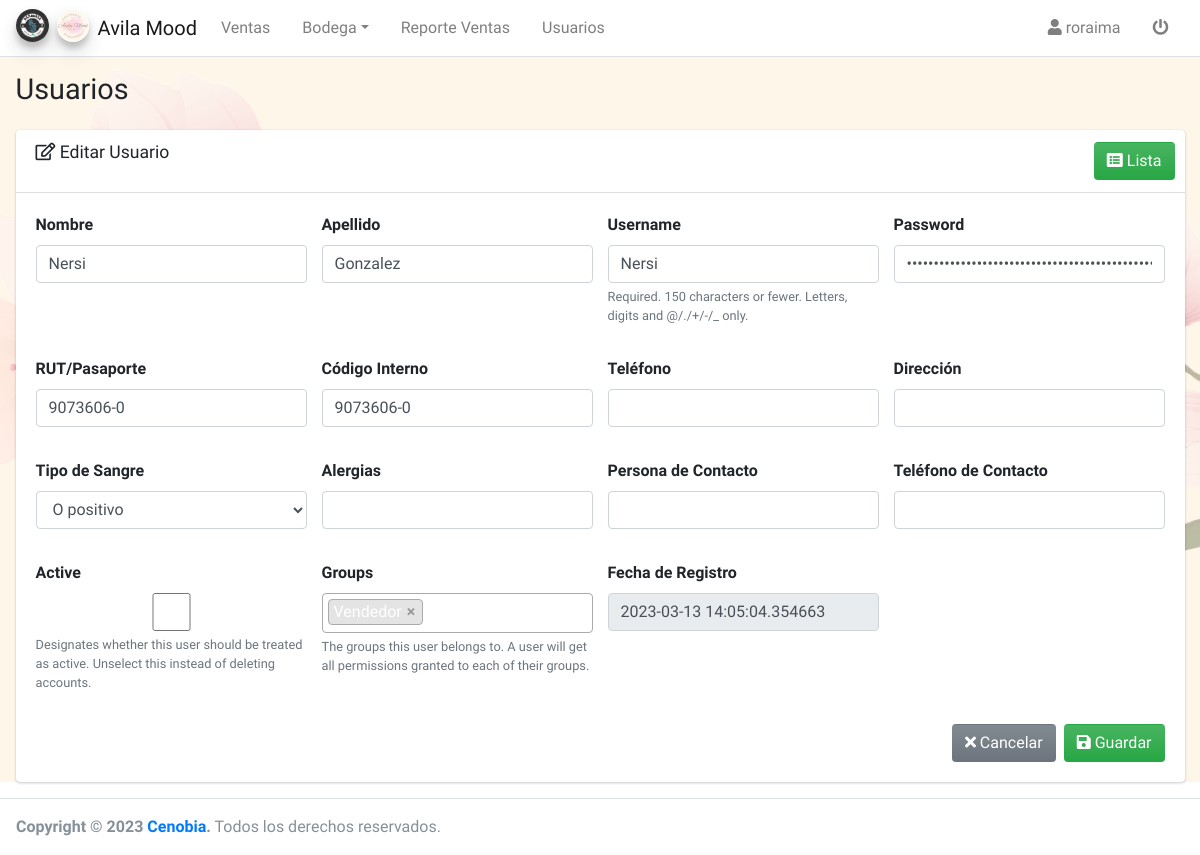
The app's page /user/edit/6/ (signed in), older data.
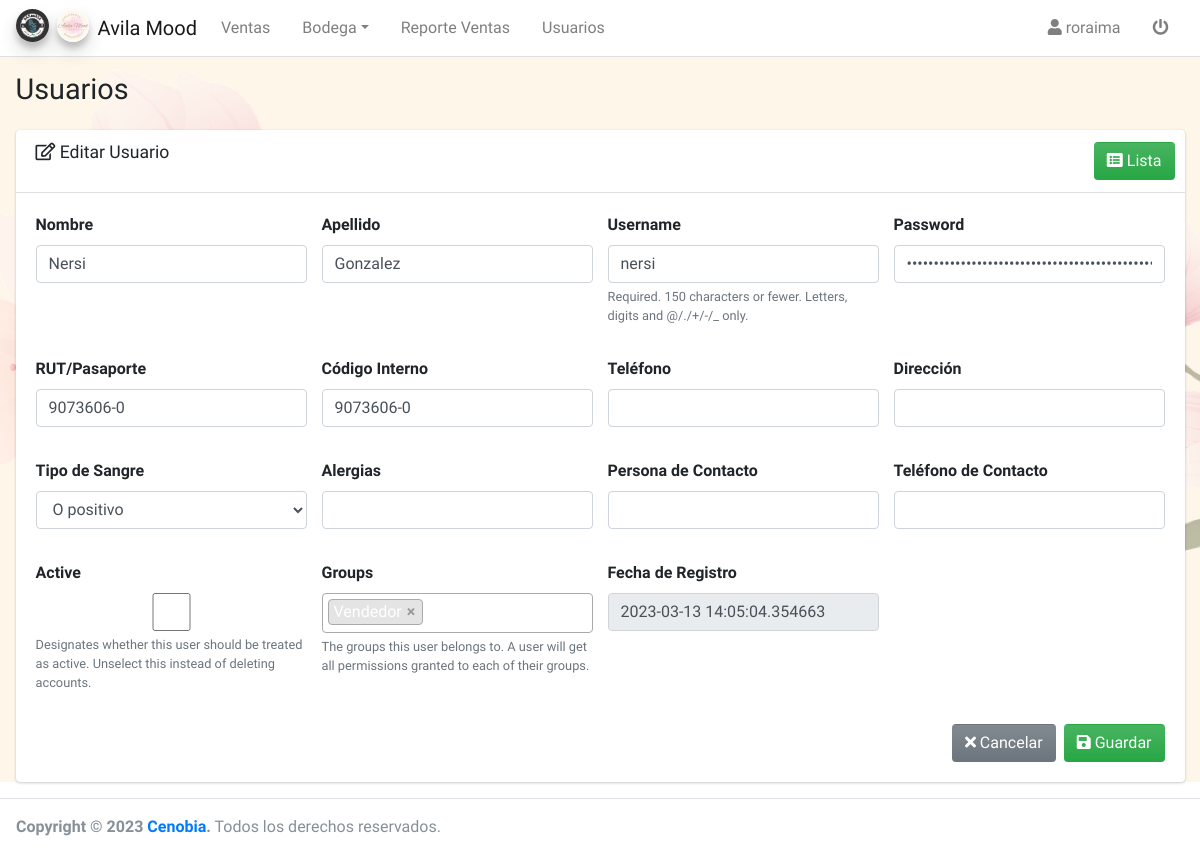
The same page, newer data.
### user/models.py (models this page shows, shortened)
class User(AbstractUser):
    first_name = models.CharField(max_length=100, verbose_name='Nombre')
    last_name = models.CharField(max_length=100, verbose_name='Apellido', null=True, blank=True)
    rut = models.CharField(max_length=15, unique=True, null=True, blank=True, verbose_name='RUT/Pasaporte')
    internal_code = models.CharField(max_length=15, unique=True, null=True, blank=True, verbose_name='Código Interno')
    phone = models.CharField(max_length=15, blank=True, null=True, verbose_name='Teléfono')
    email = models.EmailField(blank=True, null=True, verbose_name='Correo')
    address = models.CharField(max_length=150, null=True, blank=True, verbose_name='Dirección')
    blood_type = models.CharField(max_length=15, null=True, blank=True, choices=blood_type_choices, verbose_name='Tipo de Sangre')
    allergy = models.CharField(max_length=200, null=True, blank=True, verbose_name='Alergias')
    contact_name = models.CharField(max_length=100, null=True, blank=True, verbose_name='Persona de Contacto')
    contact_phone = models.CharField(max_length=15, null=True, blank=True, verbose_name='Teléfono de Contacto')

### user/views.py (the view, shortened to what this page needs)
# urls.py: path('edit/<pk>/', UserUpdateView.as_view(), name='user_edit'),
class UserUpdateView(LoginRequiredMixin, PermissionRequiredMixin, UpdateView):
    permission_required = 'user.change_user'
    model = User
    template_name = 'user/add.html'
    form_class = UserForm
    success_url = reverse_lazy('user_list')
    def dispatch(self, request, *args, **kwargs):
        self.object = self.get_object()
        return super().dispatch(request, *args, **kwargs)
    def get_context_data(self, **kwargs):
        context = super().get_context_data(**kwargs)
        context['title'] = 'Usuarios'
        context['content_title'] = 'Editar Usuario'
        context['create_url'] = reverse_lazy('user_add')
        context['list_url'] = reverse_lazy('user_list')
        context['action'] = 'edit'
        return context

### user/forms.py (shortened to what this page needs)
class UserForm(forms.ModelForm):
    def __init__(self, *args, **kwargs):
        super().__init__(*args, **kwargs)
        for form in self.visible_fields():
            form.field.widget.attrs['autocomplete'] = 'off'
            form.field.widget.attrs['class'] = 'form-control'
        self.fields['first_name'].widget.attrs['autofocus'] = True
        self.fields['groups'].widget.attrs = {
            'class': 'form-control select2',
            'style': 'width: 100%',
        }
    class Meta:
        model = User
        fields = ['first_name', 'last_name', 'username', 'password', 'rut', 'internal_code', 'phone', 'address', 'blood_type', 'allergy', 'contact_name', 'contact_phone', 'is_active', 'groups', 'date_joined']
        exclude = ['user_permissions', 'last_login', 'is_superuser', 'is_staff', 'user_creation', 'user_updated',]
        widgets = {
            'password': forms.PasswordInput(
                render_value=True,
                attrs = {'type':'password'}
            ),
            'date_joined': forms.TextInput(attrs={'readonly': True}),
        }
        labels = {
            'date_joined':'Fecha de Registro'
        }

### user/templates/user/add.html (shortened to what this page needs)
{% extends 'core/add.html' %}

### core/templates/core/add.html (shortened to what this page needs)
{% extends 'core/base.html' %}
{% load static %}
{% block head %}
<link rel="stylesheet" href="{% static 'core/lib/select2/css/select2.min.css' %}">
<link rel="stylesheet" href="{% static 'core/lib/select2/css/select2-bootstrap4.min.css' %}">
{% endblock %}
{% block content %}
<div class="card">
    <div class="card-header">
        <h3 class="card-title">
            {% if action == 'add' %}
            <i class="fas fa-plus"></i>
            {% else %}
            <i class="far fa-edit"></i>
            {% endif %}
            {{content_title}}
        </h3>
        {% block btn_list %}
        <div class="card-tools">
            <a href="{{ list_url }}" class="btn bg-gradient-success">
                <i class="fas fa-list-alt"></i> Lista
            </a>
        </div>
        {% endblock %}
    </div>
    <div class="card-body">
        <form method="post" action="." class="form-validate" enctype="multipart/form-data">
            <div class="row">
                {% for field in form.visible_fields %}
                <div class="col-lg-3 col-md-6 col-sm-12 mb-3">
                    <div class="form-group">
                        <label>
                            {{ field.label }}
                        </label>
                        {{ field }}
                        <small class="form-text text-muted">{{field.help_text}}</small>
                    </div>
                </div>
                {% endfor %}
            </div>
            {% block btn_add %}
            <div class="d-flex justify-content-end">
                <a href="{{ list_url }}" class="btn bg-gradient-secondary mr-2">
                    <i class="fas fa-times"></i> Cancelar
                </a>
                <button type="submit" class="btn bg-gradient-success">
                    <i class="fas fa-save"></i>
                    Guardar
                </button>
            </div>
            {% endblock %}
        </form>
    </div>
</div>
{% endblock %}

Row changes from the older to the newer data that the page shows:
changed User "Nersi": username "Nersi" → "nersi"
